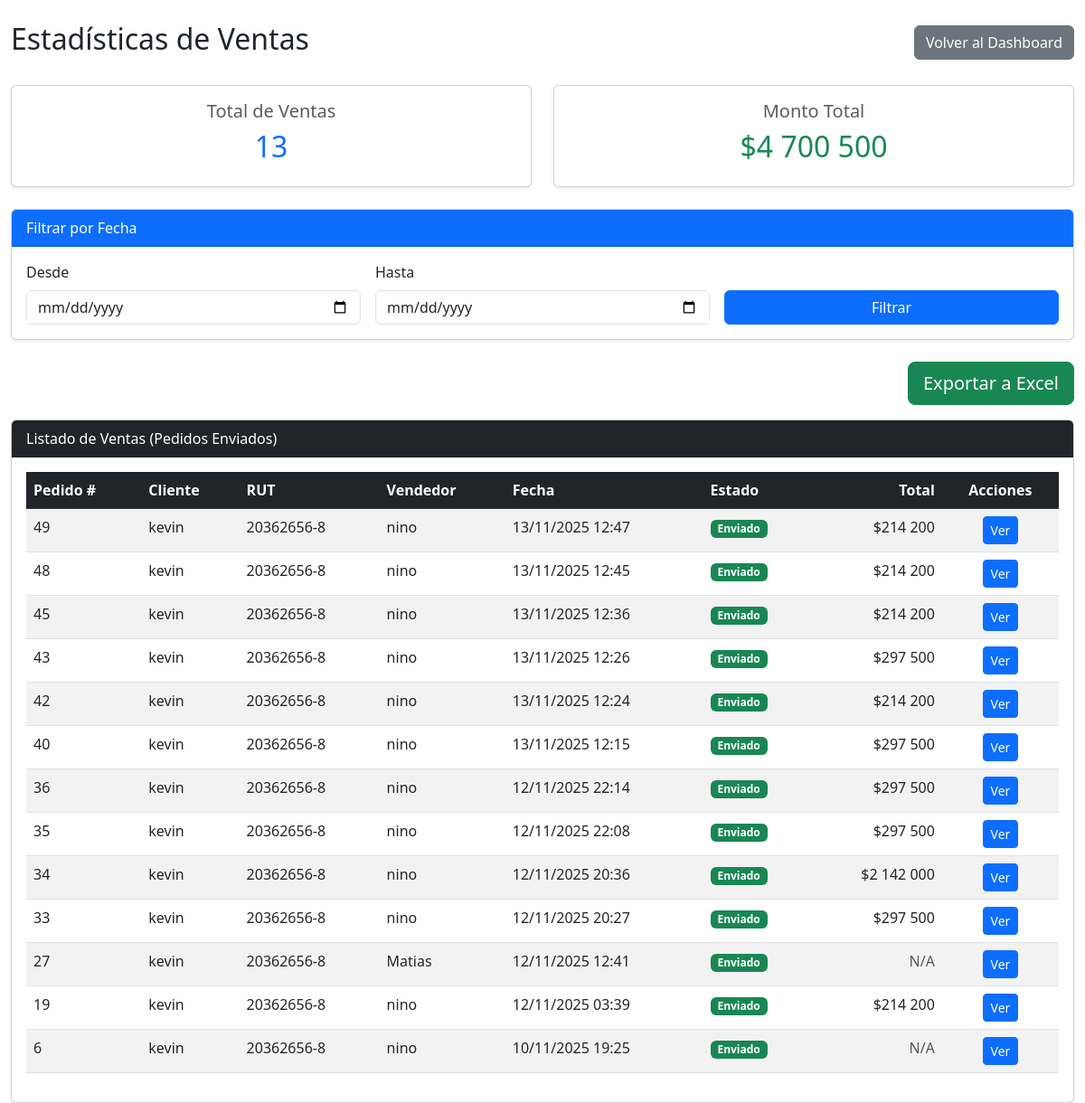
Screenshot of /ventas/estadisticas/ (signed in) with the database file from the repository.
### apps/ventas/models.py (models this page shows, shortened)
class Pedido(models.Model):
    ESTADOS_PEDIDO = (
        ('Pendiente', 'Pendiente'),
        ('Procesando', 'Procesando'),
        ('Enviado', 'Enviado'),
        ('Completado', 'Completado'),
        ('Cancelado', 'Cancelado'),
    )
    cliente = models.ForeignKey(
        'clientes.Cliente',
        on_delete=models.CASCADE,
        verbose_name='Cliente'
    )
    usuario = models.ForeignKey(
        'usuarios.Usuario',
        on_delete=models.SET_NULL,
        null=True,
        verbose_name='Vendedor'
    )
    fecha_creacion = models.DateTimeField(auto_now_add=True)
    fecha_actualizacion = models.DateTimeField(auto_now=True)
    total = models.DecimalField(max_digits=12, decimal_places=2, default=0)
    estado = models.CharField(
        max_length=20,
        choices=ESTADOS_PEDIDO,
        default='Pendiente'
    )
    direccion_despacho = models.TextField(
        blank=True,
        null=True,
        verbose_name='Dirección de despacho'
    )
    observaciones = models.TextField(
        blank=True,
        null=True,
        verbose_name='Observaciones'
    )
    class Meta:
        db_table = 'pedidos'
        verbose_name = 'Pedido'
        verbose_name_plural = 'Pedidos'
        ordering = ['-fecha_creacion']

### apps/clientes/models.py (models this page shows, shortened)
class Cliente(models.Model):
    rut = models.CharField(max_length=12, unique=True)
    razon_social = models.CharField(max_length=255)
    giro = models.CharField(max_length=255, blank=True, null=True)
    direccion = models.TextField(blank=True, null=True)
    email_facturacion = models.EmailField(blank=True, null=True)
    class Meta:
        db_table = 'clientes'
        verbose_name = 'Cliente'
        verbose_name_plural = 'Clientes'

### apps/usuarios/models.py (models this page shows, shortened)
class Usuario(AbstractUser):
    ROLES = (
        ('Administrador', 'Administrador'),
        ('Vendedor', 'Vendedor'),
        ('Tesoreria', 'Tesorería'),
        ('Cliente', 'Cliente'),
    )
    rol = models.CharField(max_length=13, choices=ROLES, default='Cliente')
    telefono = models.CharField(max_length=20, blank=True, null=True)
    activo = models.BooleanField(default=True)
    fecha_actualizacion = models.DateTimeField(auto_now=True)
    class Meta:
        db_table = 'usuarios'
        verbose_name = 'Usuario'
        verbose_name_plural = 'Usuarios'

### apps/documentos/models.py (models this page shows, shortened)
class DocumentoVenta(models.Model):
    TIPOS_DOCUMENTO = (
        ('Factura', 'Factura'),
        ('Boleta', 'Boleta'),
    )
    ESTADOS_DOCUMENTO = (
        ('Emitida', 'Emitida'),
        ('Pagada', 'Pagada'),
        ('Vencida', 'Vencida'),
        ('Anulada', 'Anulada'),
        ('Pago Parcial', 'Pago Parcial'),
    )
    MEDIOS_PAGO = (
        ('Efectivo', 'Efectivo'),
        ('Tarjeta de Débito', 'Tarjeta de Débito'),
        ('Tarjeta de Crédito', 'Tarjeta de Crédito'),
        ('Transferencia', 'Transferencia'),
    )
    tipo_documento = models.CharField(max_length=7, choices=TIPOS_DOCUMENTO)
    folio = models.IntegerField(verbose_name='Folio', null=True, blank=True)  # ✅ Permitir null temporalmente
    cliente = models.ForeignKey(
        'clientes.Cliente',
        on_delete=models.CASCADE,
        verbose_name='Cliente'
    )
    vendedor = models.ForeignKey(
        'usuarios.Usuario',
        on_delete=models.SET_NULL,
        null=True,
        verbose_name='Vendedor'
    )
    pedido = models.OneToOneField(
        'ventas.Pedido',
        on_delete=models.SET_NULL,
        null=True,
        blank=True,
        unique=True,
        verbose_name='Pedido asociado'
    )
    neto = models.DecimalField(max_digits=12, decimal_places=2, verbose_name='Neto', default=0)
    iva = models.DecimalField(max_digits=12, decimal_places=2, verbose_name='IVA', default=0)
    total = models.DecimalField(max_digits=12, decimal_places=2, verbose_name='Total', default=0)
    estado = models.CharField(
        max_length=12,
        choices=ESTADOS_DOCUMENTO,
        default='Emitida'
    )
    fecha_emision = models.DateTimeField(
        verbose_name='Fecha emisión',
        null=True,
        blank=True
    )
    fecha_vencimiento = models.DateField(
        blank=True,
        null=True,
        verbose_name='Fecha vencimiento'
    )
    medio_de_pago = models.CharField(
        max_length=20,
        choices=MEDIOS_PAGO,
        blank=True,
        null=True,
        verbose_name='Medio de pago'
    )
    razon_social = models.CharField(max_length=255, blank=True, null=True)
    rut = models.CharField(max_length=20, blank=True, null=True)
    giro = models.CharField(max_length=255, blank=True, null=True)
    direccion = models.CharField(max_length=255, blank=True, null=True)
    ciudad = models.CharField(max_length=100, blank=True, null=True)
    comuna = models.CharField(max_length=100, blank=True, null=True)
    class Meta:
        db_table = 'documentos_venta'
        verbose_name = 'Documento de Venta'
        verbose_name_plural = 'Documentos de Venta'
        unique_together = ['tipo_documento', 'folio']
        ordering = ['-fecha_emision']

### apps/ventas/views.py (the view)
# urls.py: path('estadisticas/', views.estadisticas_ventas, name='estadisticas_ventas'),
@login_required
def estadisticas_ventas(request):
    if request.user.rol != 'Administrador':
        messages.error(request, "⚠️ No tienes permisos para acceder a esta sección.")
        return redirect('dashboard')
    pedidos = (Pedido.objects.filter(estado='Enviado')
                .select_related('cliente', 'usuario', 'documentoventa')
                .order_by('-fecha_creacion'))
    fecha_desde = request.GET.get('fecha_desde')
    fecha_hasta = request.GET.get('fecha_hasta')
    if fecha_desde:
        pedidos = pedidos.filter(fecha_creacion__date__gte=fecha_desde)
    if fecha_hasta:
        pedidos = pedidos.filter(fecha_creacion__date__lte=fecha_hasta)
    total_ventas = pedidos.count()
    monto_total = sum(
        p.documentoventa.total
        for p in pedidos
        if hasattr(p, 'documentoventa') and p.documentoventa and p.documentoventa.total
    )
    context = {
        'pedidos': pedidos,
        'total_ventas': total_ventas,
        'monto_total': monto_total,
        'fecha_desde': fecha_desde,
        'fecha_hasta': fecha_hasta,
    }
    return render(request, 'ventas/estadisticas_ventas.html', context)

### templates/ventas/estadisticas_ventas.html (shortened to what this page needs)
{% extends 'base.html' %}
{% load static %}
{% load humanize %}
{% block content %}
<div class="container-fluid mt-4">
    <div class="d-flex justify-content-between align-items-center mb-4">
        <h2> Estadísticas de Ventas</h2>
        <a href="{% url 'dashboard' %}" class="btn btn-secondary">
             Volver al Dashboard
        </a>
    </div>
    <div class="row mb-4">
        <div class="col-md-6">
            <div class="card shadow-sm">
                <div class="card-body text-center">
                    <h5 class="text-muted">Total de Ventas</h5>
                    <h2 class="text-primary">{{ total_ventas }}</h2>
                </div>
            </div>
        </div>
        <div class="col-md-6">
            <div class="card shadow-sm">
                <div class="card-body text-center">
                    <h5 class="text-muted">Monto Total</h5>
                    <h2 class="text-success">${{ monto_total|floatformat:0|intcomma }}</h2>
                </div>
            </div>
        </div>
    </div>
    <div class="card shadow-sm mb-4">
        <div class="card-header bg-primary text-white">
             Filtrar por Fecha
        </div>
        <div class="card-body">
            <form method="get" class="row g-3">
                <div class="col-md-4">
                    <label for="fecha_desde" class="form-label">Desde</label>
                    <input type="date" name="fecha_desde" id="fecha_desde" class="form-control" value="{{ fecha_desde }}">
                </div>
                <div class="col-md-4">
                    <label for="fecha_hasta" class="form-label">Hasta</label>
                    <input type="date" name="fecha_hasta" id="fecha_hasta" class="form-control" value="{{ fecha_hasta }}">
                </div>
                <div class="col-md-4 d-flex align-items-end">
                    <button type="submit" class="btn btn-primary w-100">
                         Filtrar
                    </button>
                </div>
            </form>
        </div>
    </div>
    <div class="text-end mb-3">
        <a href="{% url 'exportar_ventas_excel' %}?fecha_desde={{ fecha_desde }}&fecha_hasta={{ fecha_hasta }}"
           class="btn btn-success btn-lg">
             Exportar a Excel
        </a>
    </div>
    <div class="card shadow-sm">
        <div class="card-header bg-dark text-white">
             Listado de Ventas (Pedidos Enviados)
        </div>
        <div class="card-body">
            {% if pedidos %}
                <div class="table-responsive">
                    <table class="table table-striped table-hover">
                        <thead class="table-dark">
                            <tr>
                                <th>Pedido #</th>
                                <th>Cliente</th>
                                <th>RUT</th>
                                <th>Vendedor</th>
                                <th>Fecha</th>
                                <th>Estado</th>
                                <th class="text-end">Total</th>
                                <th class="text-center">Acciones</th>
                            </tr>
                        </thead>
                        <tbody>
                            {% for pedido in pedidos %}
                                <tr>
                                    <td>{{ pedido.id }}</td>
                                    <td>{{ pedido.cliente.razon_social }}</td>
                                    <td>{{ pedido.cliente.rut }}</td>
                                    <td>{{ pedido.usuario.get_full_name|default:pedido.usuario.username }}</td>
                                    <td>{{ pedido.fecha_creacion|date:"d/m/Y H:i" }}</td>
                                    <td><span class="badge bg-success">{{ pedido.estado }}</span></td>
                                    <td class="text-end">
                                        {% if pedido.documentoventa %}
                                            ${{ pedido.documentoventa.total|floatformat:0|intcomma }}
                                        {% else %}
                                            <span class="text-muted">N/A</span>
                                        {% endif %}
                                    </td>
                                    <td class="text-center">
                                        <a href="{% url 'detalle_pedido' pedido.id %}" class="btn btn-sm btn-primary">
                                             Ver
                                        </a>
                                    </td>
                                </tr>
                            {% endfor %}
                        </tbody>
                    </table>
                </div>
            {% else %}
                <div class="alert alert-info text-center">
                    <i class="bi bi-info-circle"></i> No hay ventas registradas en el rango seleccionado.
                </div>
            {% endif %}
        </div>
    </div>
</div>
{% endblock %}

### rows the page displays
Pedido: id "49", cliente.razon_social "kevin", cliente.rut "20362656-8", usuario.get_full_name "nino", fecha_creacion "13/11/2025 12:47", estado "Enviado", documentoventa.total "214 200"
Pedido: id "48", cliente.razon_social "kevin", cliente.rut "20362656-8", usuario.get_full_name "nino", fecha_creacion "13/11/2025 12:45", estado "Enviado", documentoventa.total "214 200"
Pedido: id "45", cliente.razon_social "kevin", cliente.rut "20362656-8", usuario.get_full_name "nino", fecha_creacion "13/11/2025 12:36", estado "Enviado", documentoventa.total "214 200"
Pedido: id "43", cliente.razon_social "kevin", cliente.rut "20362656-8", usuario.get_full_name "nino", fecha_creacion "13/11/2025 12:26", estado "Enviado", documentoventa.total "297 500"
Pedido: id "42", cliente.razon_social "kevin", cliente.rut "20362656-8", usuario.get_full_name "nino", fecha_creacion "13/11/2025 12:24", estado "Enviado", documentoventa.total "214 200"
Pedido: id "40", cliente.razon_social "kevin", cliente.rut "20362656-8", usuario.get_full_name "nino", fecha_creacion "13/11/2025 12:15", estado "Enviado", documentoventa.total "297 500"
Pedido: id "36", cliente.razon_social "kevin", cliente.rut "20362656-8", usuario.get_full_name "nino", fecha_creacion "12/11/2025 22:14", estado "Enviado", documentoventa.total "297 500"
Pedido: id "35", cliente.razon_social "kevin", cliente.rut "20362656-8", usuario.get_full_name "nino", fecha_creacion "12/11/2025 22:08", estado "Enviado", documentoventa.total "297 500"
Pedido: id "34", cliente.razon_social "kevin", cliente.rut "20362656-8", usuario.get_full_name "nino", fecha_creacion "12/11/2025 20:36", estado "Enviado", documentoventa.total "2 142 000"
Pedido: id "33", cliente.razon_social "kevin", cliente.rut "20362656-8", usuario.get_full_name "nino", fecha_creacion "12/11/2025 20:27", estado "Enviado", documentoventa.total "297 500"
Pedido: id "27", cliente.razon_social "kevin", cliente.rut "20362656-8", usuario.get_full_name "Matias", fecha_creacion "12/11/2025 12:41", estado "Enviado", shows "N/A"
Pedido: id "19", cliente.razon_social "kevin", cliente.rut "20362656-8", usuario.get_full_name "nino", fecha_creacion "12/11/2025 03:39", estado "Enviado", documentoventa.total "214 200"
Pedido: id "6", cliente.razon_social "kevin", cliente.rut "20362656-8", usuario.get_full_name "nino", fecha_creacion "10/11/2025 19:25", estado "Enviado", shows "N/A"

### other values shown
{{ total_ventas }} "13"
{{ monto_total|floatformat:0|intcomma }} "4 700 500"
